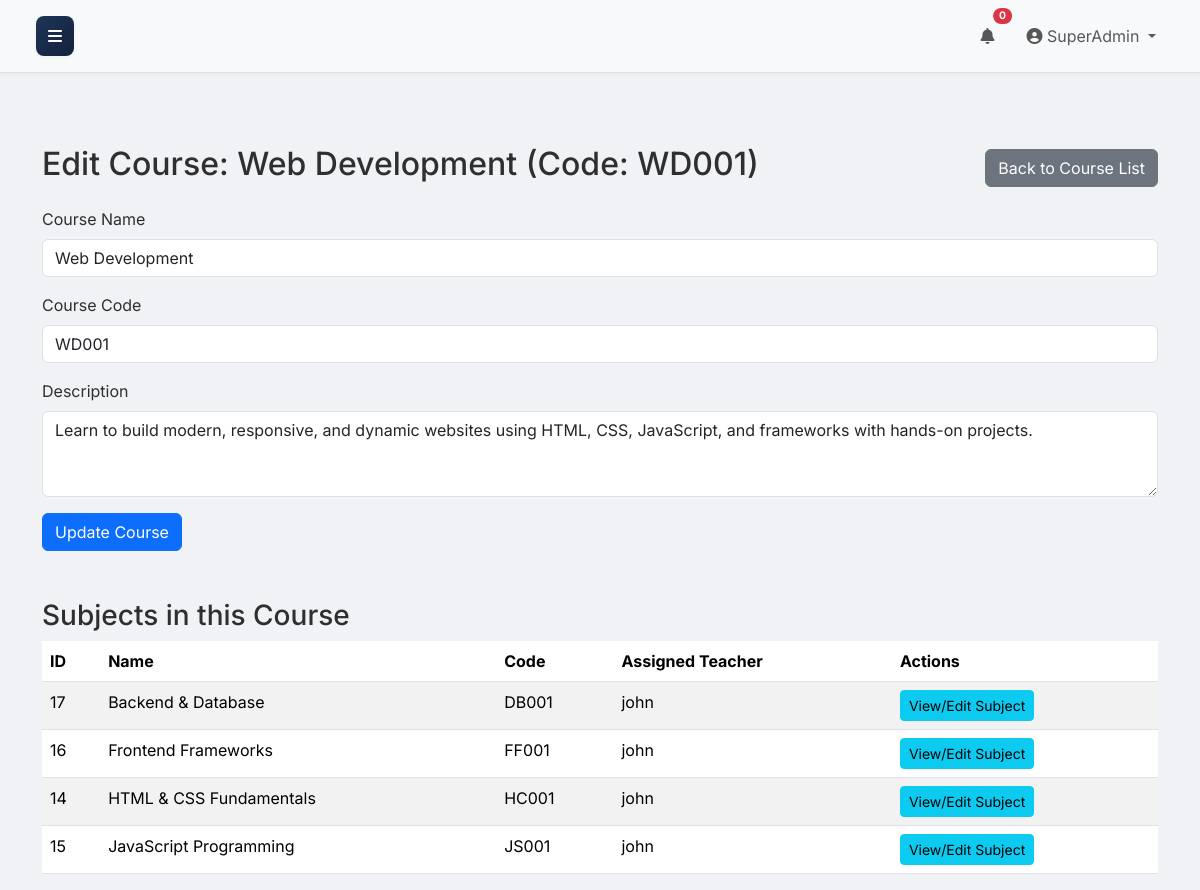
/courses/edit.php?id=9 (signed in), run on the app's committed database.
### tables this page shows
CREATE TABLE `courses` (
  `id` int(11) NOT NULL,
  `name` varchar(255) NOT NULL,
  `code` varchar(50) NOT NULL,
  `description` text DEFAULT NULL,
  `created_at` timestamp NOT NULL DEFAULT current_timestamp()
);

CREATE TABLE `subjects` (
  `id` int(11) NOT NULL,
  `course_id` int(11) NOT NULL,
  `name` varchar(255) NOT NULL,
  `code` varchar(50) NOT NULL,
  `teacher_id` int(11) DEFAULT NULL,
  `created_at` timestamp NOT NULL DEFAULT current_timestamp()
);

CREATE TABLE `users` (
  `id` int(11) NOT NULL,
  `username` varchar(50) NOT NULL,
  `email` varchar(100) NOT NULL,
  `password` varchar(255) NOT NULL,
  `role_id` int(11) NOT NULL,
  `created_at` timestamp NOT NULL DEFAULT current_timestamp(),
  `updated_at` timestamp NOT NULL DEFAULT current_timestamp() ON UPDATE current_timestamp()
);

### public/courses/edit.php (the view, shortened to what this page needs)
<?php
require_once '../includes/header.php';
$pdo = get_pdo_connection();
$course_id_param = isset($_GET['id']) ? (int)$_GET['id'] : 0;
$course = null;
if ($course_id_param > 0) {
    $stmt = $pdo->prepare("SELECT id, name, code, description FROM courses WHERE id = ?");
    $stmt->execute([$course_id_param]);
    $course = $stmt->fetch(PDO::FETCH_ASSOC);
} else {
    set_message('error', 'Invalid course ID.');
    header('Location: list.php');
    exit();
}
$name = $course['name'];
$code = $course['code'];
$description = $course['description'];
$associated_subjects = [];
try {
    $stmt = $pdo->prepare("SELECT id, name, code, teacher_id FROM subjects WHERE course_id = ? ORDER BY name");
    $stmt->execute([$course_id_param]);
    $associated_subjects = $stmt->fetchAll(PDO::FETCH_ASSOC);
} catch (PDOException $e) {
    set_message('error', 'Database error fetching associated subjects: ' . $e->getMessage());
}
?>
    <div class="container mt-5">
        <div class="d-flex justify-content-between align-items-center mb-3">
            <h2>Edit Course: <?php echo htmlspecialchars($name); ?> (Code: <?php echo htmlspecialchars($code); ?>)</h2>
            <a href="list.php" class="btn btn-secondary">Back to Course List</a>
        </div>
        <form action="edit.php?id=<?php echo htmlspecialchars($course_id_param); ?>" method="POST">
            <div class="mb-3">
                <label for="name" class="form-label">Course Name</label>
                <input type="text" class="form-control" id="name" name="name" value="<?php echo htmlspecialchars($name); ?>" required>
            </div>
            <div class="mb-3">
                <label for="code" class="form-label">Course Code</label>
                <input type="text" class="form-control" id="code" name="code" value="<?php echo htmlspecialchars($code); ?>" required>
            </div>
            <div class="mb-3">
                <label for="description" class="form-label">Description</label>
                <textarea class="form-control" id="description" name="description" rows="3"><?php echo htmlspecialchars($description); ?></textarea>
            </div>
            <button type="submit" class="btn btn-primary">Update Course</button>
        </form>
        <div class="mt-5">
            <h3>Subjects in this Course</h3>
            <?php if (empty($associated_subjects)): ?>
                <div class="alert alert-info" role="alert">
                    No subjects are currently associated with this course.
                </div>
            <?php else: ?>
                <div class="table-responsive">
                    <table class="table table-striped table-hover">
                        <thead>
                            <tr>
                                <th>ID</th>
                                <th>Name</th>
                                <th>Code</th>
                                <th>Assigned Teacher</th>
                                <th>Actions</th>
                            </tr>
                        </thead>
                        <tbody>
                            <?php foreach ($associated_subjects as $subject): ?>
                                <tr>
                                    <td><?php echo htmlspecialchars($subject['id']); ?></td>
                                    <td><?php echo htmlspecialchars($subject['name']); ?></td>
                                    <td><?php echo htmlspecialchars($subject['code']); ?></td>
                                    <td>
                                        <?php
                                        $teacher_name = 'N/A';
                                        if ($subject['teacher_id']) {
                                            try {
                                                $stmt_teacher = $pdo->prepare("SELECT username FROM users WHERE id = ?");
                                                $stmt_teacher->execute([$subject['teacher_id']]);
                                                $teacher_data = $stmt_teacher->fetch(PDO::FETCH_ASSOC);
                                                if ($teacher_data) {
                                                    $teacher_name = htmlspecialchars($teacher_data['username']);
                                                }
                                            } catch (PDOException $e) {
                                                error_log("Error fetching teacher name: " . $e->getMessage());
                                            }
                                        }
                                        echo $teacher_name;
                                        ?>
                                    </td>
                                    <td>
                                        <a href="../subjects/edit.php?id=<?php echo htmlspecialchars($subject['id']); ?>" class="btn btn-sm btn-info">View/Edit Subject</a>
                                    </td>
                                </tr>
                            <?php endforeach; ?>
                        </tbody>
                    </table>
                </div>
            <?php endif; ?>
        </div>
    </div>

### public/assets/css/style.css (style rules this page uses)
html, body { height: 100%; margin: 0; padding: 0; }
:root { --primary-green: #1b4332; --accent-green: #2d6a4f; --light-green: #b7e4c7; --dark-green: #081c15; --professional-blue: #1d3557; --dark-blue: #14213d; --light-gray: #f0f2f5; --medium-gray: #6c757d; --border-color: #dee2e6; --primary: #1d3557; --primary-subtle: #e6eaf0; --success: #2d6a4f; --success-subtle: #e7f2ed; --warning: #ca6702; --warning-subtle: #fff1e6; --info: #184e77; --info-subtle: #e6eff4; --danger: #9b2226; --danger-subtle: #f8e7e7; --secondary: #4a4e69; --secondary-subtle: #ecedf2; --bg-dark: #f0f2f5; --card-bg: #f8f9fa; --timeline-bg: rgba(0, 0, 0, 0.03); --bg-dark: #f0f2f5; --sidebar-width: 250px; --sidebar-collapsed-width: 70px; --sidebar-transition: 0.3s; --shadow-sm: 0 .125rem .25rem rgba(0,0,0,.035); --shadow-md: 0 .5rem 1rem rgba(0,0,0,.05); --shadow-lg: 0 1rem 3rem rgba(0,0,0,.075); }
body { font-family: 'Inter', sans-serif; background-color: var(--bg-dark); overflow-x: hidden; color: #2f2f2f; }
@media (min-width: 992px) { body { overflow-x: hidden; } }

### data on the page
courses: name "Web Development", code "WD001", description "Learn to build modern, responsive, and dynamic websites using HTML, CSS, JavaScript, and frameworks with hands-on projects."
subjects: id "17", name "Backend & Database", code "DB001", teacher.username "john"
subjects: id "16", name "Frontend Frameworks", code "FF001", teacher.username "john"
subjects: id "14", name "HTML & CSS Fundamentals", code "HC001", teacher.username "john"
subjects: id "15", name "JavaScript Programming", code "JS001", teacher.username "john"

### other printed values
$_SESSION['username'] "SuperAdmin"
